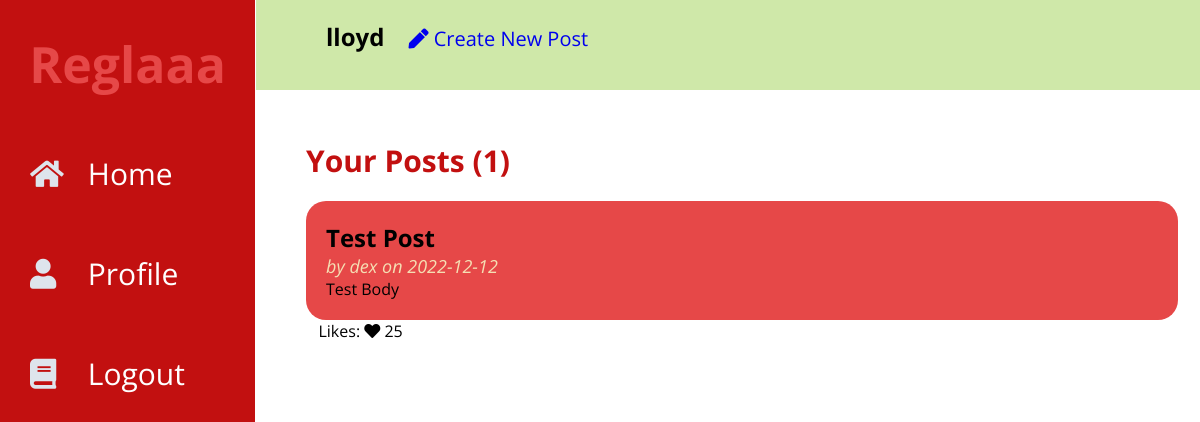
Screenshot of /1/profile (signed in) with the database file from the repository.
### tables this page shows
CREATE TABLE user (
  id INTEGER PRIMARY KEY AUTOINCREMENT,
  username TEXT UNIQUE NOT NULL,
  password TEXT NOT NULL
);

CREATE TABLE post (
  id INTEGER PRIMARY KEY AUTOINCREMENT,
  author_id INTEGER NOT NULL,
  created TIMESTAMP NOT NULL DEFAULT CURRENT_TIMESTAMP,
  title TEXT NOT NULL,
  body TEXT NOT NULL,
  FOREIGN KEY (author_id) REFERENCES user (id)
);

### flaskr/blog.py (the view)
@bp.route("/<int:userid>/profile")
@login_required
def profile(userid):
    db = get_db()
    posts = db.execute(
        "SELECT p.id, title, body, created, author_id, username,"
        "(SELECT COUNT(user_id) FROM likes WHERE post_id = p.id) AS likes"
        " FROM post p JOIN user u ON p.author_id = u.id"
        " WHERE p.author_id = ?"
        " ORDER BY created DESC"
        ,(userid,),
    ).fetchall()
    return render_template("blog/profile.html", posts=posts, length=len(posts))

### flaskr/auth.py (called while the page is built)
def login_required(view):
    @functools.wraps(view)
    def wrapped_view(**kwargs):
        if g.user is None:
            return redirect(url_for("auth.login"))
        return view(**kwargs)
    return wrapped_view

@bp.before_app_request
def load_logged_in_user():
    user_id = session.get("user_id")
    if user_id is None:
        g.user = None
    else:
        g.user = (
            get_db().execute("SELECT * FROM user WHERE id = ?", (user_id,)).fetchone()
        )

### flaskr/db.py (called while the page is built)
def get_db():
    if "db" not in g:
        g.db = sqlite3.connect(
            current_app.config["DATABASE"], detect_types=sqlite3.PARSE_DECLTYPES
        )
        g.db.row_factory = sqlite3.Row
    return g.db

### flaskr/templates/blog/profile.html (shortened to what this page needs)
{% extends 'base.html' %}
{% block topnav %}
  {% if g.user %}
    <div class="top-menu">
                <h1>{{ g.user['username'] }}</h1>
                <a href="{{ url_for('blog.create') }}">
                    <span class="icon"><i class="fas fa-pen"></i></span>
                    <span class="item">Create New Post</span>
                </a>
            </div>
  {% endif %}
{% endblock %}
{% block posts %}
  <p class="title">{% block title %}Your Posts ({{ length }}){% endblock %}</p>
{% endblock %}
{% block content %}
  {% for post in posts %}
    <article class="post">
        <div class="body">
                        <h2>{{ post['title'] }}</h2>
                        <p class="about">by {{ post['username'] }} on {{ post['created'].strftime('%Y-%m-%d') }}</p>
                        <br>
                        <p>{{ post['body'] }}</p>
        </div>
    </article>
    <div class="opt">
        <span class="icon">&nbsp&nbsp&nbspLikes: <i class="fas fa-heart"></i></span>
        <p>{{ post['likes'] }}</p>
    </div>
  {% endfor %}
{% endblock %}

### flaskr/static/style.css (style rules this page uses)
* { list-style: none; text-decoration: none; margin: 0; padding: 0; box-sizing: border-box; font-family: 'Open Sans', sans-serif; }
.top-menu { display: block; height: 90px; background-color: #CFE8A9; padding: 20px 50px 50px; transition: all 1s ease; }
.top-menu a { font-size: 20px; }
.top-menu a, h1 { display: inline-block; margin-left: 20px; }
.post { margin-top: 20px; padding: 20px; border-radius: 20px; background-color: #E64848; transition: all 1s ease; }
.post .about { color: wheat; font-size: 18px; font-style: italic; }
.title { color: #C21010; font-weight: bold; font-size: 30px; }
.opt { display: block; }
.opt a,p { display: inline-block; margin-right: 20px; }

### rows the page displays
user: user.username "lloyd"
post: title "Test Post", username "dex", created "2022-12-12", body "Test Body", likes "25"

### other values shown
{{ length }} "1"
